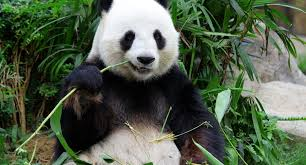
#> input picture opencv/images/panda.jpeg, 306 x 165 px, found by its file name
$ jupyter execute --allow-errors notebook_01.ipynb
#> lines starting #> are read from the running program, lines starting #| are printed output that depends on the picture
[cell 1]
import  cv2

[cell 2]
# read the image
image = cv2.imread('images/panda.jpeg')
#> image is the input picture: shape (165, 306, 3); mean B, G, R 75.1, 94.6, 82.2
# Print the pixel value at (0, 0)
print(image[0, 0])  # Example output: [54 93 38]
#| [54 93 38]
# print image shape
print(image.shape)
#| (165, 306, 3)
# showing the image
cv2.imshow('Panda Image', image)
# Wait indefinitely for a key press
cv2.waitKey(0) # or Change to a positive number to wait for that many milliseconds
# Close the window
cv2.destroyAllWindows()

[cell 3]
# read the image
image = cv2.imread('images/panda.jpeg')
# Convert to grayscale
image = cv2.cvtColor(image, cv2.COLOR_BGR2GRAY)
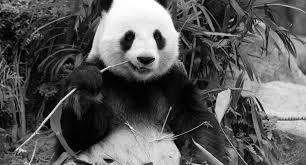
#> image: shape (165, 306); min 0, max 255, mean 88.6
# Print the pixel value at (0, 0)
#> (the rest of this cell did not finish here and is left out)
